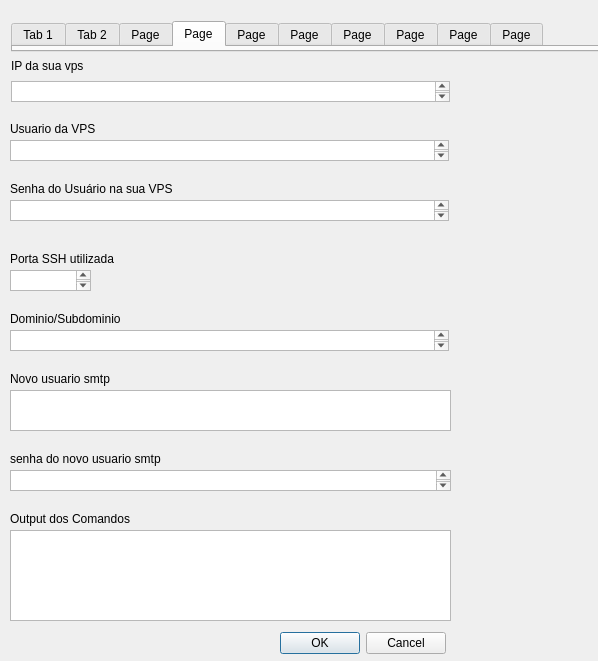
<?xml version="1.0" encoding="UTF-8"?>
<ui version="4.0">
 <class>Widget</class>
 <widget class="QWidget" name="Widget">
  <property name="geometry">
   <rect>
    <x>0</x>
    <y>0</y>
    <width>598</width>
    <height>661</height>
   </rect>
  </property>
  <property name="windowTitle">
   <string>Widget</string>
  </property>
  <widget class="QTextEdit" name="textEdit_7">
   <property name="geometry">
    <rect>
     <x>10</x>
     <y>330</y>
     <width>439</width>
     <height>21</height>
    </rect>
   </property>
  </widget>
  <widget class="QLabel" name="label_4">
   <property name="geometry">
    <rect>
     <x>10</x>
     <y>250</y>
     <width>127</width>
     <height>18</height>
    </rect>
   </property>
   <property name="text">
    <string>Porta SSH utilizada</string>
   </property>
  </widget>
  <widget class="QTextEdit" name="textEdit_3">
   <property name="enabled">
    <bool>true</bool>
   </property>
   <property name="geometry">
    <rect>
     <x>10</x>
     <y>200</y>
     <width>439</width>
     <height>21</height>
    </rect>
   </property>
  </widget>
  <widget class="QLabel" name="label_7">
   <property name="geometry">
    <rect>
     <x>10</x>
     <y>310</y>
     <width>142</width>
     <height>18</height>
    </rect>
   </property>
   <property name="text">
    <string>Dominio/Subdominio</string>
   </property>
  </widget>
  <widget class="QLabel" name="label_8">
   <property name="geometry">
    <rect>
     <x>10</x>
     <y>510</y>
     <width>150</width>
     <height>18</height>
    </rect>
   </property>
   <property name="text">
    <string>Output dos Comandos</string>
   </property>
  </widget>
  <widget class="QTextEdit" name="textEdit_6">
   <property name="geometry">
    <rect>
     <x>10</x>
     <y>270</y>
     <width>81</width>
     <height>21</height>
    </rect>
   </property>
  </widget>
  <widget class="QTextEdit" name="textEdit">
   <property name="geometry">
    <rect>
     <x>11</x>
     <y>81</y>
     <width>439</width>
     <height>21</height>
    </rect>
   </property>
  </widget>
  <widget class="QLabel" name="label_5">
   <property name="geometry">
    <rect>
     <x>10</x>
     <y>120</y>
     <width>100</width>
     <height>18</height>
    </rect>
   </property>
   <property name="text">
    <string>Usuario da VPS</string>
   </property>
  </widget>
  <widget class="QTextEdit" name="textEdit_2">
   <property name="geometry">
    <rect>
     <x>10</x>
     <y>140</y>
     <width>439</width>
     <height>21</height>
    </rect>
   </property>
  </widget>
  <widget class="QDialogButtonBox" name="buttonBox">
   <property name="geometry">
    <rect>
     <x>280</x>
     <y>630</y>
     <width>166</width>
     <height>26</height>
    </rect>
   </property>
   <property name="standardButtons">
    <set>QDialogButtonBox::StandardButton::Cancel|QDialogButtonBox::StandardButton::Ok</set>
   </property>
  </widget>
  <widget class="QTextEdit" name="textEdit_4">
   <property name="geometry">
    <rect>
     <x>10</x>
     <y>470</y>
     <width>441</width>
     <height>21</height>
    </rect>
   </property>
   <property name="maximumSize">
    <size>
     <width>14777215</width>
     <height>14777215</height>
    </size>
   </property>
  </widget>
  <widget class="QPlainTextEdit" name="plainTextEdit">
   <property name="geometry">
    <rect>
     <x>10</x>
     <y>530</y>
     <width>441</width>
     <height>91</height>
    </rect>
   </property>
  </widget>
  <widget class="QLabel" name="label_6">
   <property name="geometry">
    <rect>
     <x>10</x>
     <y>180</y>
     <width>191</width>
     <height>18</height>
    </rect>
   </property>
   <property name="text">
    <string>Senha do Usuário na sua VPS</string>
   </property>
  </widget>
  <widget class="QTabWidget" name="tabWidget">
   <property name="geometry">
    <rect>
     <x>11</x>
     <y>21</y>
     <width>601</width>
     <height>31</height>
    </rect>
   </property>
   <property name="currentIndex">
    <number>3</number>
   </property>
   <widget class="QWidget" name="tab">
    <attribute name="title">
     <string>Tab 1</string>
    </attribute>
   </widget>
   <widget class="QWidget" name="tab_2">
    <attribute name="title">
     <string>Tab 2</string>
    </attribute>
   </widget>
   <widget class="QWidget" name="tab_3">
    <attribute name="title">
     <string>Page</string>
    </attribute>
   </widget>
   <widget class="QWidget" name="tab_4">
    <attribute name="title">
     <string>Page</string>
    </attribute>
   </widget>
   <widget class="QWidget" name="tab_5">
    <attribute name="title">
     <string>Page</string>
    </attribute>
   </widget>
   <widget class="QWidget" name="tab_6">
    <attribute name="title">
     <string>Page</string>
    </attribute>
   </widget>
   <widget class="QWidget" name="tab_7">
    <attribute name="title">
     <string>Page</string>
    </attribute>
   </widget>
   <widget class="QWidget" name="tab_8">
    <attribute name="title">
     <string>Page</string>
    </attribute>
   </widget>
   <widget class="QWidget" name="tab_9">
    <attribute name="title">
     <string>Page</string>
    </attribute>
   </widget>
   <widget class="QWidget" name="tab_10">
    <attribute name="title">
     <string>Page</string>
    </attribute>
   </widget>
  </widget>
  <widget class="QLabel" name="label_2">
   <property name="geometry">
    <rect>
     <x>10</x>
     <y>450</y>
     <width>186</width>
     <height>18</height>
    </rect>
   </property>
   <property name="text">
    <string>senha do novo usuario smtp</string>
   </property>
  </widget>
  <widget class="QLabel" name="label">
   <property name="geometry">
    <rect>
     <x>10</x>
     <y>370</y>
     <width>126</width>
     <height>18</height>
    </rect>
   </property>
   <property name="text">
    <string>Novo usuario smtp</string>
   </property>
  </widget>
  <widget class="QLabel" name="label_3">
   <property name="geometry">
    <rect>
     <x>11</x>
     <y>57</y>
     <width>85</width>
     <height>18</height>
    </rect>
   </property>
   <property name="text">
    <string>IP da sua vps</string>
   </property>
  </widget>
  <widget class="QTextEdit" name="textEdit_5">
   <property name="geometry">
    <rect>
     <x>10</x>
     <y>390</y>
     <width>441</width>
     <height>41</height>
    </rect>
   </property>
  </widget>
 </widget>
 <resources/>
 <connections/>
</ui>
